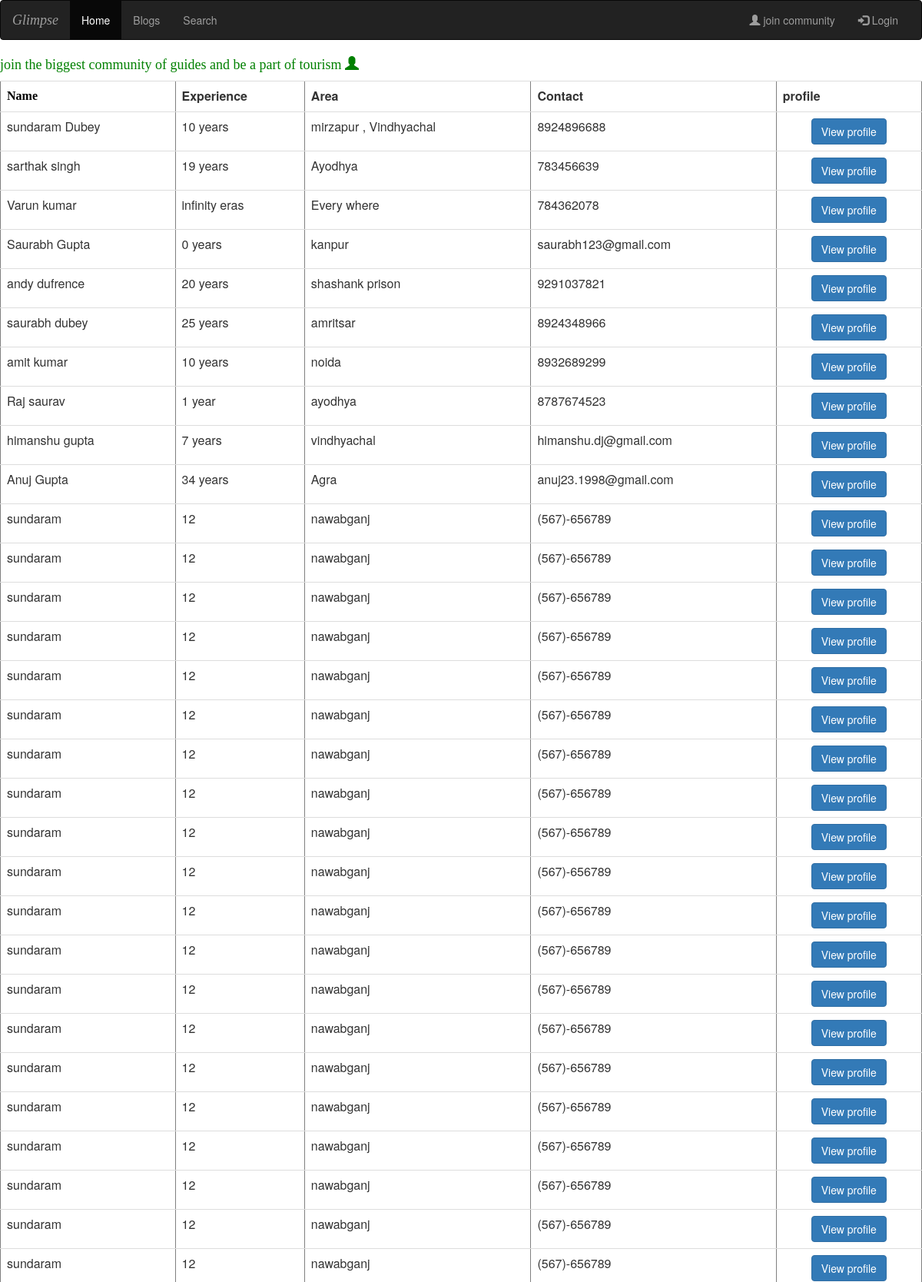
The app's page /home/ (signed in, upper part) with its own data.
### home/models.py (models this page shows)
class Guides(models.Model):
	name = models.CharField(max_length = 40)
	experience = models.CharField(max_length = 100)
	area = models.CharField(max_length = 100)
	contact = models.CharField(max_length = 100)
	album_logo = models.FileField()
	is_favorite = models.BooleanField(default=False)

### home/views.py (the view)
# urls.py: path('home/',views.main, name = "main"),
def main(request, *args, **kwargs):
	if not request.user.is_authenticated:
		return render(request,'login.html',{})
	else:
		queryset  = Guides.objects.all()
		context = {
				"object_list" : queryset,
		}
	return render(request, 'home.html',context)

### home/templates/home.html (shortened to what this page needs)
{% load staticfiles %}
<link rel="stylesheet" type="text/css" href="{% static 'home/style.css' %}" />
<!DOCTYPE html>
<html>
<head>
</head>
  <link rel="stylesheet" href="https://maxcdn.bootstrapcdn.com/bootstrap/3.4.0/css/bootstrap.min.css">
  <link rel="stylesheet" href="https://maxcdn.bootstrapcdn.com/bootstrap/3.4.0/css/bootstrap.min.css">
<body>
 {% include 'nav.html'%}
<h4><span style="font-family: fantasy;color: green"> join the biggest community of guides and be a part of tourism <span class="glyphicon glyphicon-user"></span></span></h4>
<table cellspacing="10px" cellpadding="10px" border="solid" width="100%" style="margin-top:20px, border:2px" class="table" >
<tr><th class="data">Name</th><th>Experience</th><th>Area</th><th>Contact</th><th>profile</th></tr>
{% for i in object_list %}
	<center>
	<div ><center>
		<tr ><td>{{ i.name}}</td><td>{{ i.experience }}</td><td>{{ i.area }}</td><td>{{i.contact}}</td><td><center><button class="btn btn-primary"><a href="http://127.0.0.1:8000/{{i.id}}/detail/"> <span style="color: white">View profile</span></a></button></center></td></tr>
	</center>
	</div>
	</center>
{% endfor %}
</table>
</body>
</html>

### home/static/home/style.css (style rules this page uses)
body { background-color: red; }
.data { color: black; font-family: cursive; }

### records on screen
Guides: name "sundaram Dubey", experience "10 years", area "mirzapur , Vindhyachal", contact "8924896688"
Guides: name "sarthak singh", experience "19 years", area "Ayodhya", contact "783456639"
Guides: name "Varun kumar", experience "infinity eras", area "Every where", contact "784362078"
Guides: name "Saurabh Gupta", experience "0 years", area "kanpur", contact "saurabh123@gmail.com"
Guides: name "andy dufrence", experience "20 years", area "shashank prison", contact "9291037821"
Guides: name "saurabh dubey", experience "25 years", area "amritsar", contact "8924348966"
Guides: name "amit kumar", experience "10 years", area "noida", contact "8932689299"
Guides: name "Raj saurav", experience "1 year", area "ayodhya", contact "8787674523"
Guides: name "himanshu gupta", experience "7 years", area "vindhyachal", contact "himanshu.dj@gmail.com"
Guides: name "Anuj Gupta", experience "34 years", area "Agra", contact "anuj23.1998@gmail.com"
Guides: name "sundaram", experience "12", area "nawabganj", contact "(567)-656789"
Guides: name "sundaram", experience "12", area "nawabganj", contact "(567)-656789"
Guides: name "sundaram", experience "12", area "nawabganj", contact "(567)-656789"
Guides: name "sundaram", experience "12", area "nawabganj", contact "(567)-656789"
Guides: name "sundaram", experience "12", area "nawabganj", contact "(567)-656789"
Guides: name "sundaram", experience "12", area "nawabganj", contact "(567)-656789"
Guides: name "sundaram", experience "12", area "nawabganj", contact "(567)-656789"
Guides: name "sundaram", experience "12", area "nawabganj", contact "(567)-656789"
Guides: name "sundaram", experience "12", area "nawabganj", contact "(567)-656789"
Guides: name "sundaram", experience "12", area "nawabganj", contact "(567)-656789"
Guides: name "sundaram", experience "12", area "nawabganj", contact "(567)-656789"
Guides: name "sundaram", experience "12", area "nawabganj", contact "(567)-656789"
Guides: name "sundaram", experience "12", area "nawabganj", contact "(567)-656789"
Guides: name "sundaram", experience "12", area "nawabganj", contact "(567)-656789"
Guides: name "sundaram", experience "12", area "nawabganj", contact "(567)-656789"
Guides: name "sundaram", experience "12", area "nawabganj", contact "(567)-656789"
Guides: name "sundaram", experience "12", area "nawabganj", contact "(567)-656789"
Guides: name "sundaram", experience "12", area "nawabganj", contact "(567)-656789"
Guides: name "sundaram", experience "12", area "nawabganj", contact "(567)-656789"
Guides: name "sundaram", experience "12", area "nawabganj", contact "(567)-656789"
